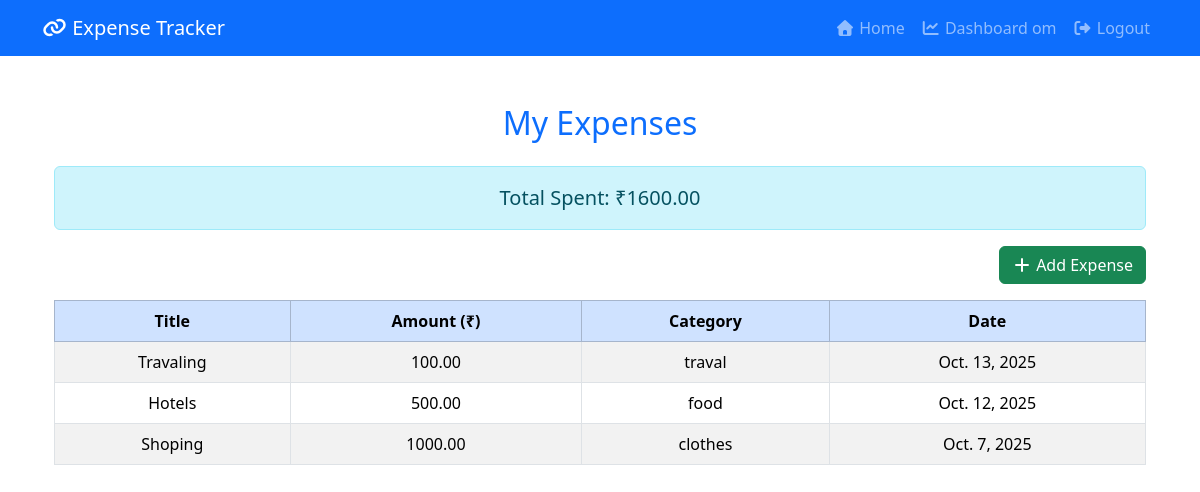
The app's page /expense_list/ (signed in) with its own data.
### expense/models.py (models this page shows, shortened)
class Expense(models.Model):
    user = models.ForeignKey(User, on_delete=models.CASCADE)
    title = models.CharField(max_length=100)
    amount = models.DecimalField(max_digits=10, decimal_places=2)
    category = models.CharField(max_length=50)
    date = models.DateField()

### expense/views.py (the view)
# urls.py: path('expense_list/', expense_list, name='expense_list'),
def expense_list(request):
    expenses = Expense.objects.filter(user=request.user)
    total = sum(exp.amount for exp in expenses)
    return render(request, 'expense_list.html', {'expenses': expenses, 'total': total})

### expense/templates/expense_list.html (shortened to what this page needs)
{% extends 'base.html' %}
{% block content %}
<div class="container mt-5">
  <h2 class="text-center text-primary mb-4">My Expenses</h2>
  <div class="alert alert-info text-center fs-5">
    Total Spent: ₹{{total}}
  </div>
  <div class="d-flex justify-content-end mb-3">
    <a href="{% url 'add_expense' %}" class="btn btn-success">
      <i class="fas fa-plus"></i> Add Expense
    </a>
  </div>
  {% if expenses %}
  <table class="table table-bordered table-striped text-center align-middle">
    <thead class="table-primary">
      <tr>
        <th>Title</th>
        <th>Amount (₹)</th>
        <th>Category</th>
        <th>Date</th>
      </tr>
    </thead>
    <tbody>
      {% for expense in expenses %}
      <tr>
        <td>{{ expense.title }}</td>
        <td>{{ expense.amount }}</td>
        <td>{{ expense.category }}</td>
        <td>{{ expense.date }}</td>
      </tr>
      {% endfor %}
    </tbody>
  </table>
  {% else %}
  <p class="text-center text-muted mt-3">No expenses added yet.</p>
  {% endif %}
</div>
{% endblock %}

### expense/templates/base.html (shortened to what this page needs)
<!DOCTYPE html>
<html lang="en">
<head>
    <link href="https://cdn.jsdelivr.net/npm/bootstrap@5.3.8/dist/css/bootstrap.min.css" rel="stylesheet">
    <link rel = "stylesheet" href="https://cdnjs.cloudflare.com/ajax/libs/font-awesome/7.0.1/css/all.min.css">
</head>
<body>
<nav class="navbar navbar-expand-lg navbar-dark bg-primary">
  <div class="container">
    <a class="navbar-brand" href="{% url 'home' %}">
      <i class="fas fa-link"></i> Expense Tracker
    </a>
    <div class="collapse navbar-collapse" id="navbarNav">
      <ul class="navbar-nav ms-auto">
        <li class="nav-item">
          <a class="nav-link" href="{% url 'home' %}">
            <i class="fas fa-home"></i> Home
          </a>
        </li>
        {% if request.user.username %}
  <li class="nav-item">
    <a class="nav-link" href="{% url 'expense_list' %}">
      <i class="fas fa-chart-line"></i> Dashboard
      {{request.user}}
    </a>
  </li>
  <li class="nav-item">
    <a class="nav-link" href="{% url 'logout' %}">
      <i class="fas fa-sign-out-alt"></i> Logout
    </a>
  </li>
{% endif %}
      </ul>
    </div>
  </div>
</nav>
 <div class="container">
 {% block content %} {% endblock %}
</div>
</body>
</html>

### records on screen
Expense: title "Travaling", amount "100.00", category "traval", date "Oct. 13, 2025"
Expense: title "Hotels", amount "500.00", category "food", date "Oct. 12, 2025"
Expense: title "Shoping", amount "1000.00", category "clothes", date "Oct. 7, 2025"

### other values on screen
{{ request.user }} "om"
{{ total }} "1600.00"
